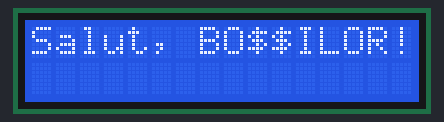
The sketch below on a simulated Arduino Uno, built with avr-gcc and run on an emulated ATmega328P. On the bench: 16×2 character LCD.

Above: at 0.1 s.
At 3.1 s:
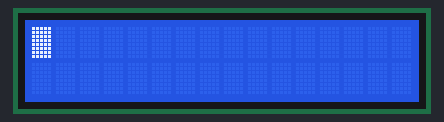
At 7.1 s:
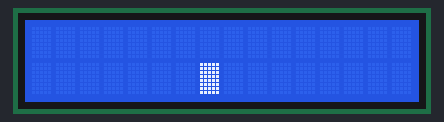
At 10.1 s:
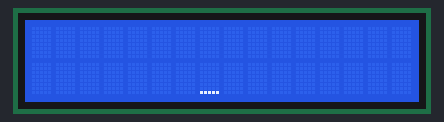

Measured:
- by itself, everything shown: repeats every 14.0 s, in 5 steps
- what the display in image 1 shows lasts 4.0 s, from 3.1 s to 7.1 s
- what the display in image 2 shows lasts 3.0 s, from 7.1 s to 10.1 s

The sketch:

LCD.ino
```cpp
#include <LiquidCrystal.h>
LiquidCrystal lcd(1, 2, 4, 5, 6, 7);
void setup() {
  // put your setup code here, to run once:
  lcd.begin(16, 2);
}

void loop() {
  // put your main code here, to run repeatedly:
  lcd.print("Salut, BO$$ILOR!");
  delay(3000);

//  lcd.setCursor(2, 1);
//  lcd.print("LCD Tutorial");
//  delay(3000);

  lcd.clear();

  lcd.blink();
  delay(4000);
  lcd.setCursor(7, 1);
  delay(3000);
  lcd.noBlink();

  lcd.cursor();
  delay(4000);
  lcd.noCursor();

  lcd.clear();

}
```
